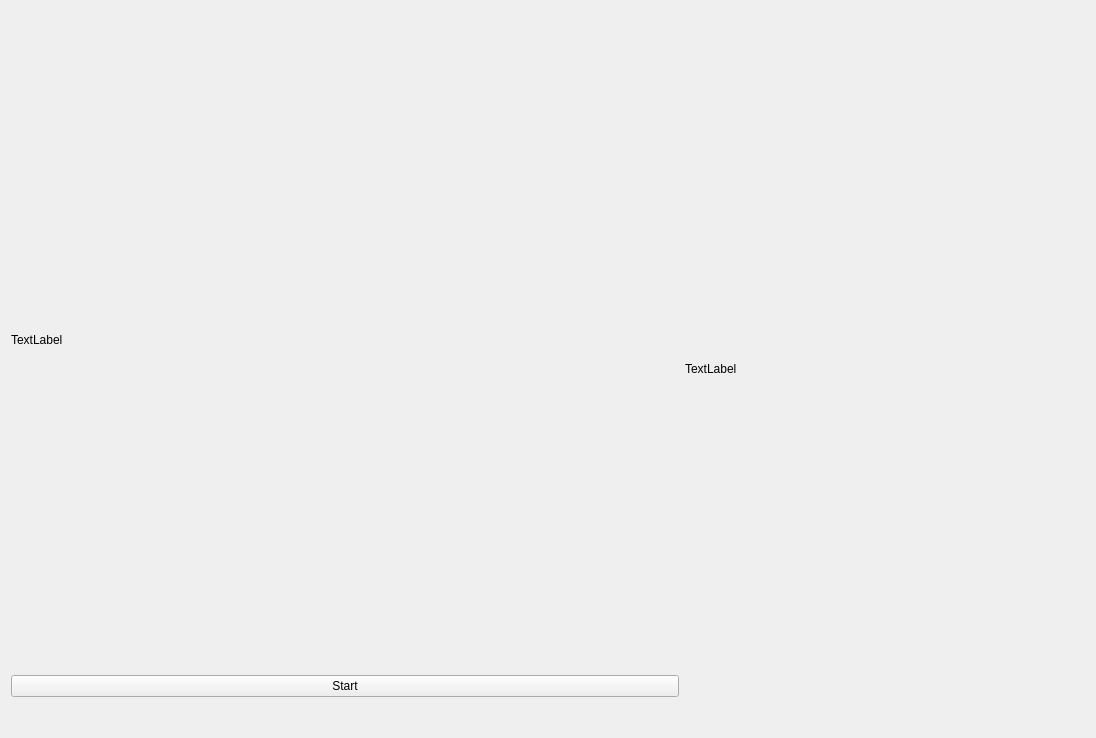
<?xml version="1.0" encoding="UTF-8"?>
<ui version="4.0">
 <class>Form</class>
 <widget class="QWidget" name="Form">
  <property name="geometry">
   <rect>
    <x>0</x>
    <y>0</y>
    <width>1096</width>
    <height>738</height>
   </rect>
  </property>
  <property name="windowTitle">
   <string>Cam view</string>
  </property>
  <layout class="QHBoxLayout" name="horizontalLayout">
   <item>
    <layout class="QVBoxLayout" name="verticalLayout">
     <item>
      <widget class="QLabel" name="image_label">
       <property name="maximumSize">
        <size>
         <width>800</width>
         <height>600</height>
        </size>
       </property>
       <property name="text">
        <string>TextLabel</string>
       </property>
      </widget>
     </item>
     <item>
      <widget class="QPushButton" name="control_bt">
       <property name="text">
        <string>Start</string>
       </property>
      </widget>
     </item>
    </layout>
   </item>
   <item>
    <widget class="QLabel" name="label">
     <property name="maximumSize">
      <size>
       <width>400</width>
       <height>600</height>
      </size>
     </property>
     <property name="text">
      <string>&lt;html&gt;&lt;head/&gt;&lt;body&gt;&lt;p&gt;&lt;img src=&quot;:/prefijoNuevo/a.jpg&quot;/&gt;TextLabel&lt;/p&gt;&lt;/body&gt;&lt;/html&gt;</string>
     </property>
    </widget>
   </item>
  </layout>
 </widget>
 <resources>
  <include location="images/asd.qrc"/>
 </resources>
 <connections/>
</ui>
